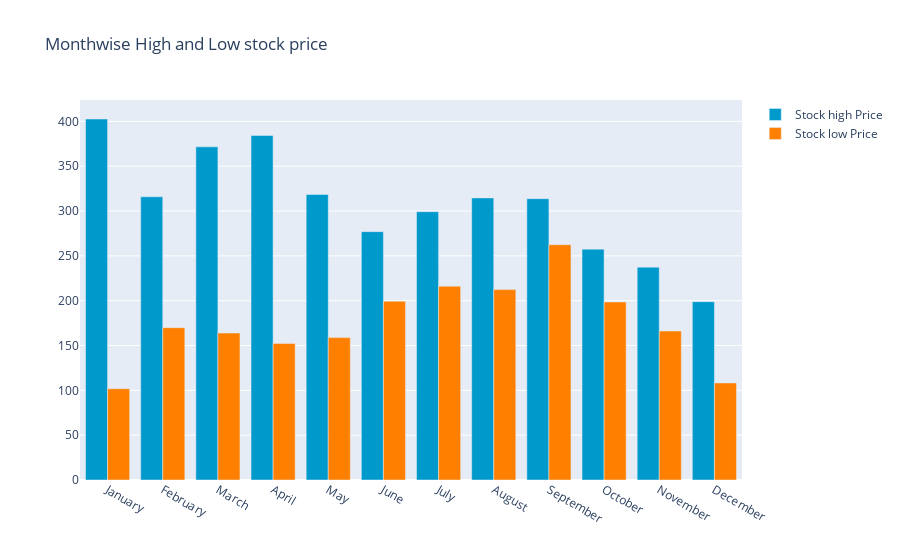

Notebook code cell kept with this figure:
### Markdown cell above
Both the close and open stock prices exhibit a bell-shaped distribution, indicating that they are normally distributed. 
This characteristic makes them suitable for linear prediction methods, which rely on the assumption of normality in the 
data distribution. Therefore, the normal distribution of both close and open stock prices enhances the applicability and effectiveness of linear prediction techniques

### Code cell
df_stock.groupby(df_stock['Date'].dt.strftime('%B'))['Low'].min()
monthwise_high = df_stock.groupby(df_stock['Date'].dt.strftime('%B'))['High'].max()
monthwise_high = monthwise_high.reindex(new_order, axis=0)

monthwise_low = df_stock.groupby(df_stock['Date'].dt.strftime('%B'))['Low'].min()
monthwise_low = monthwise_low.reindex(new_order, axis=0)

fig = go.Figure()
fig.add_trace(go.Bar(
    x=monthwise_high.index,
    y=monthwise_high,
    name='Stock high Price',
    marker_color='rgb(0, 153, 204)'
))
fig.add_trace(go.Bar(
    x=monthwise_low.index,
    y=monthwise_low,
    name='Stock low Price',
    marker_color='rgb(255, 128, 0)'
))

fig.update_layout(barmode='group', 
                  title=' Monthwise High and Low stock price')
fig.show()

### Figure 1 — Plotly figure (JSON) as saved in the notebook; plotly's stock layout.template omitted (floating-point values rounded to 4 significant figures)
{"data": [{"marker": {"color": "rgb(0, 153, 204)"}, "name": "Stock high Price", "type": "bar", "x": ["January", "February", "March", "April", "May", "June", "July", "August", "September", "October", "November", "December"], "y": [402.7, 315.9, 371.6, 384.3, 318.5, 277.0, 299.3, 314.7, 313.8, 257.5, 237.4, 198.9]}, {"marker": {"color": "rgb(255, 128, 0)"}, "name": "Stock low Price", "type": "bar", "x": ["January", "February", "March", "April", "May", "June", "July", "August", "September", "October", "November", "December"], "y": [101.8, 169.9, 163.9, 152.4, 158.8, 199.4, 216.2, 212.4, 262.5, 198.6, 166.2, 108.2]}], "layout": {"barmode": "group", "title": {"text": " Monthwise High and Low stock price"}}}
